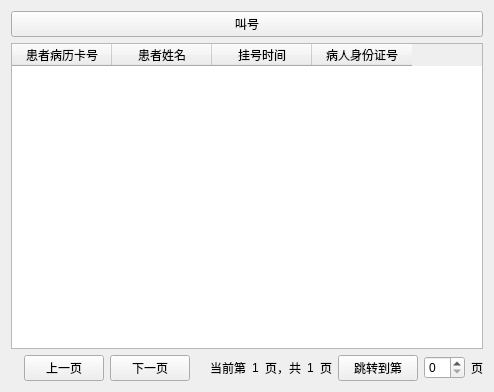
<?xml version="1.0" encoding="UTF-8"?>
<ui version="4.0">
 <class>Form</class>
 <widget class="QWidget" name="Form">
  <property name="geometry">
   <rect>
    <x>0</x>
    <y>0</y>
    <width>494</width>
    <height>392</height>
   </rect>
  </property>
  <property name="windowTitle">
   <string>Form</string>
  </property>
  <layout class="QVBoxLayout" name="verticalLayout">
   <item>
    <layout class="QHBoxLayout" name="horizontalLayout">
     <item>
      <widget class="QPushButton" name="pushButton_jiaohao">
       <property name="text">
        <string>叫号</string>
       </property>
      </widget>
     </item>
    </layout>
   </item>
   <item>
    <widget class="QTableWidget" name="tableWidget">
     <column>
      <property name="text">
       <string>患者病历卡号</string>
      </property>
     </column>
     <column>
      <property name="text">
       <string>患者姓名</string>
      </property>
     </column>
     <column>
      <property name="text">
       <string>挂号时间</string>
      </property>
     </column>
     <column>
      <property name="text">
       <string>病人身份证号</string>
      </property>
     </column>
    </widget>
   </item>
   <item>
    <layout class="QHBoxLayout" name="horizontalLayout_2">
     <item>
      <spacer name="horizontalSpacer_3">
       <property name="orientation">
        <enum>Qt::Horizontal</enum>
       </property>
       <property name="sizeHint" stdset="0">
        <size>
         <width>40</width>
         <height>20</height>
        </size>
       </property>
      </spacer>
     </item>
     <item>
      <widget class="QPushButton" name="pushButton_front">
       <property name="text">
        <string>上一页</string>
       </property>
      </widget>
     </item>
     <item>
      <widget class="QPushButton" name="pushButton_after">
       <property name="text">
        <string>下一页</string>
       </property>
      </widget>
     </item>
     <item>
      <spacer name="horizontalSpacer_4">
       <property name="orientation">
        <enum>Qt::Horizontal</enum>
       </property>
       <property name="sizeHint" stdset="0">
        <size>
         <width>40</width>
         <height>20</height>
        </size>
       </property>
      </spacer>
     </item>
     <item>
      <widget class="QLabel" name="label_2">
       <property name="text">
        <string>当前第</string>
       </property>
      </widget>
     </item>
     <item>
      <widget class="QLabel" name="label_cur">
       <property name="text">
        <string>1</string>
       </property>
      </widget>
     </item>
     <item>
      <widget class="QLabel" name="label_3">
       <property name="text">
        <string>页，共</string>
       </property>
      </widget>
     </item>
     <item>
      <widget class="QLabel" name="label_sum">
       <property name="text">
        <string>1</string>
       </property>
      </widget>
     </item>
     <item>
      <widget class="QLabel" name="label_5">
       <property name="text">
        <string>页</string>
       </property>
      </widget>
     </item>
     <item>
      <widget class="QPushButton" name="pushButton_skip">
       <property name="text">
        <string>跳转到第</string>
       </property>
      </widget>
     </item>
     <item>
      <widget class="QSpinBox" name="spinBox"/>
     </item>
     <item>
      <widget class="QLabel" name="label_6">
       <property name="text">
        <string>页</string>
       </property>
      </widget>
     </item>
    </layout>
   </item>
  </layout>
 </widget>
 <resources/>
 <connections/>
</ui>
